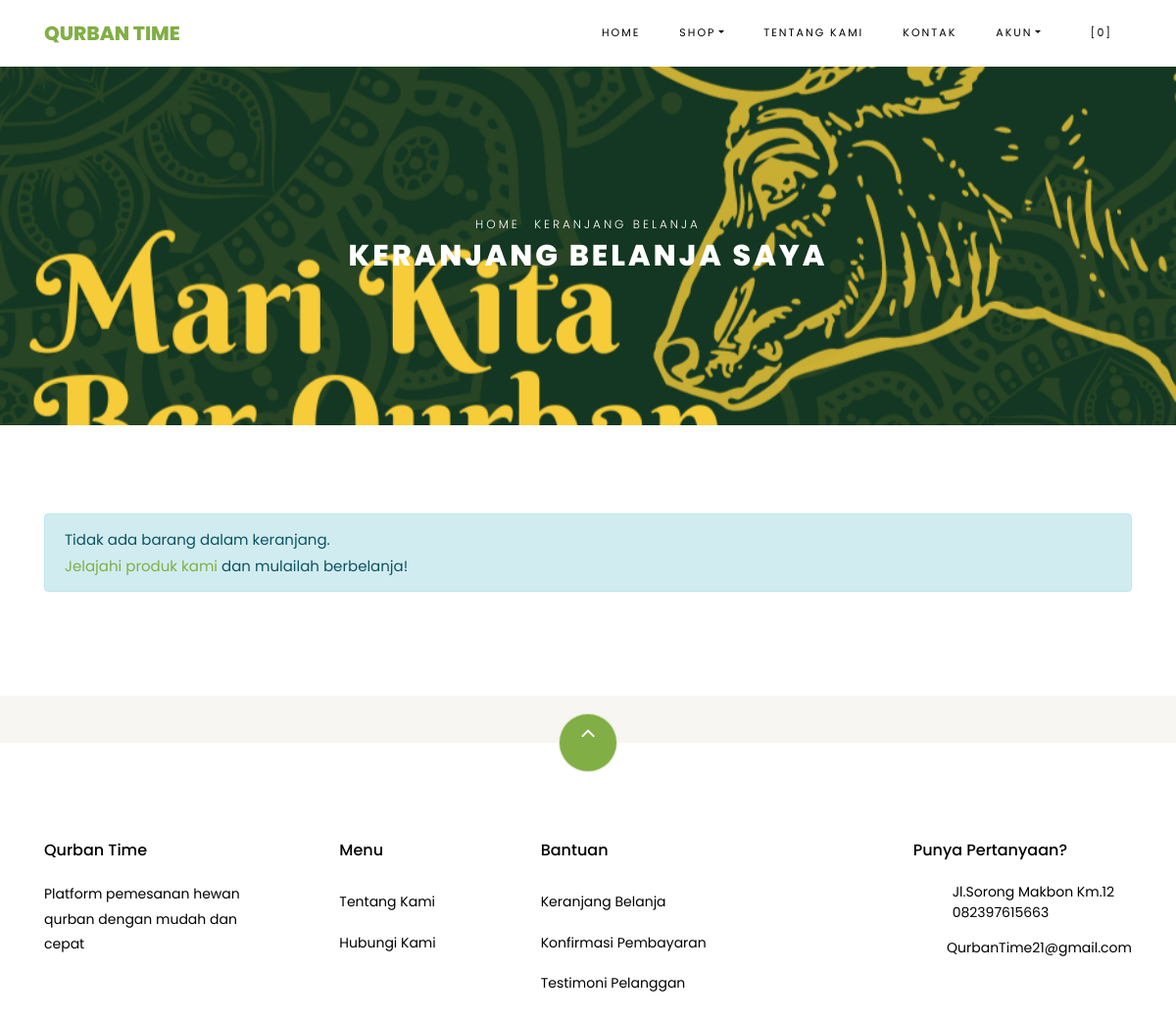
The app's page /index.php/shop/cart with its own data.
### tables this page shows
CREATE TABLE `settings` (
  `id` int(10) NOT NULL,
  `key` varchar(255) NOT NULL,
  `content` text NOT NULL
);

### application/helpers/themes_helper.php (called while the page is built, shortened)
<?php
if ( ! function_exists('get_theme_name'))
{
    function get_theme_name() {
        $current_theme = get_settings('current_theme_name');
        return ($current_theme) ? $current_theme : false;
    }
}
if ( ! function_exists('get_template_part'))
{
    function get_template_part($file_name = null, $params = array()) {
        if ($file_name !== '') {
            $current_theme = get_theme_name();
            if ( file_exists($file_location = VIEWPATH .'themes/'. $current_theme .'/'. $file_name .'.php')) {
                $CI =& get_instance();
                $CI->load->view('themes/'. $current_theme .'/'. $file_name, $params);
            }
            else {
                echo '<div>Kesalahan: berkas tema <b>'. $file_name .'.php</b> tidak ditemukan.<br>Lokasi berkas: <b>'. $file_location .'</b></div>';
            }
        }
    }
}
if ( ! function_exists('get_header'))
{
    function get_header($params = null, $section = '', $current_section = '') {
        $load_params = array();
        if ( is_null($params)) {
            $load_params['title'] = get_settings('site_name');
        }
        else if ( is_string($params)) {
            $load_params['title'] = $params;
        }
        $load_params['sidebar_section'] = $section;
        $load_params['current_section'] = $current_section;
        get_template_part('header', $load_params);
    }
}
if ( ! function_exists('get_footer'))
{
    function get_footer($params = array()) {
        get_template_part('footer', $params);
    }
}
if ( ! function_exists('get_theme_uri'))
{
    function get_theme_uri($file_name = null, $theme_name = NULL)
    {
        $theme_name = ($theme_name == NULL) ? get_theme_name() : $theme_name;
        return is_null($file_name) ? base_url('assets/themes/'. $theme_name .'/') : base_url('assets/themes/'. $theme_name .'/'. $file_name) ;
    }
}

### application/controllers/Shop.php (called while the page is built, shortened)
<?php
class Shop extends CI_Controller {
    public function cart()
    {
        $cart['carts'] = $this->cart->contents();
        $cart['total_cart'] = $this->cart->total();
        $ongkir = ($cart['total_cart'] >= get_settings('min_shop_to_free_shipping_cost')) ? 0 : get_settings('shipping_cost');
        $cart['total_price'] = $cart['total_cart'] + $ongkir;
        get_header('Keranjang Belanja');
        get_template_part('shop/cart', $cart);
        get_footer();
    }
}

### index.php (called while the page is built, shortened)
<?php
require_once BASEPATH . 'core/CodeIgniter.php';

### application/helpers/global_helper.php (called while the page is built, shortened)
<?php
if (!function_exists('get_settings')) {
    function get_settings($key = '')
    {
        $CI = &get_instance();
        $row = $CI->db
            ->select('content')
            ->where('key', $key)
            ->get('settings')
            ->row();
        return $row->content;
    }
}
if (!function_exists('get_store_name')) {
    function get_store_name()
    {
        return get_settings('store_name');
    }
}

### application/helpers/session_helper.php (called while the page is built, shortened)
<?php
if (!function_exists('init')) {
    function init()
    {
        $CI = &get_instance();
        return $CI;
    }
}
if (!function_exists('session_data')) {
    function session_data()
    {
        $CI = init();
        $read_session_in_cookie = get_cookie('__ACTIVE_SESSION_DATA');
        $read_session_in_session = $CI->session->userdata('__ACTIVE_SESSION_DATA');
        if ($read_session_in_cookie) {
            $read_data = $CI->encryption->decrypt($read_session_in_cookie);
            $read_data = json_decode($read_data);
            return $read_data;
        } else if ($read_session_in_session) {
            $read_data = $CI->encryption->decrypt($read_session_in_session);
            $read_data = json_decode($read_data);
            return $read_data;
        } else {
            $default_session = new stdClass();
            $default_session->is_login = FALSE;
            $default_session->user_id = 0;
            $default_session->login_at = 0;
            $default_session->remember_me = FALSE;
            return $default_session;
        }
    }
}

### application/views/themes/qurbans/shop/cart.php (the view, shortened to what this page needs)
<div class="hero-wrap hero-bread" style="background-image: url('<?php echo get_theme_uri('images/bg_1.png'); ?>');">
    <div class="container">
      <div class="row no-gutters slider-text align-items-center justify-content-center">
        <div class="col-md-9 ftco-animate text-center">
            <p class="breadcrumbs"><span class="mr-2"><?php echo anchor(base_url(), 'Home'); ?></span> <span>Keranjang Belanja</span></p>
          <h1 class="mb-0 bread">Keranjang Belanja Saya</h1>
        </div>
      </div>
    </div>
  </div>
  <section class="ftco-section ftco-Keranjang Belanja">
          <div class="container">
          <?php if ( count($carts) > 0) : ?>
            <form action="<?php echo site_url('shop/checkout'); ?>" method="POST">
              <div class="row">
              <div class="col-md-12 ftco-animate">
                  <div class="cart-list">
                      <table class="table">
                          <thead class="thead-primary">
                            <tr class="text-center">
                              <th>&nbsp;</th>
                              <th>&nbsp;</th>
                              <th>Produk</th>
                              <th>Harga</th>
                              <th>Kuantitas</th>
                              <th>Sub Total</th>
                            </tr>
                          </thead>
                          <tbody>
                              <?php foreach ($carts as $item) : ?>
                            <tr class="text-center cart-<?php echo $item['rowid']; ?>">
                              <td class="product-remove"><a href="#" class="remove-item" data-rowid="<?php echo $item['rowid']; ?>"><span class="ion-ios-close"></span></a></td>
                              <td class="image-prod"><div class="img img-fluid rounded" style="background-image:url(<?php echo get_product_image($item['id']); ?>);"></div></td>
                              <td class="product-name">
                                  <h3><?php echo $item['name']; ?></h3>
                              </td>
                              <td class="price">Rp <?php echo format_rupiah($item['price']); ?></td>
                              <td class="quantity">
                                  <div class="input-group mb-3">
                                   <input type="text" name="quantity[<?php echo $item['rowid']; ?>]" class="quantity form-control input-number" value="<?php echo $item['qty']; ?>" min="1" max="100">
                                </div>
                            </td>
                              <td class="total">Rp <?php echo format_rupiah($item['subtotal']); ?></td>
                            </tr>
                              <?php endforeach; ?>
                          </tbody>
                        </table>
                    </div>
              </div>
          </div>
          <div class="row justify-content-end">
              <div class="col-lg-4 mt-5 cart-wrap ftco-animate">
                  <div class="cart-total mb-3">
                      <h3>Kode Kupon</h3>
                      <p>Punya kode kupon? Gunakan kupon kamu untuk mendapatkan potongan harga menarik</p>
                <div class="form-group">
                    <label for="code">Kode:</label>
                  <input id="code" name="coupon_code" type="text" class="form-control text-left px-3" placeholder="">
                </div>
                  </div>
              </div>
              <div class="col-lg-4 mt-5 cart-wrap ftco-animate">
                  <div class="cart-total mb-3">
                      <h3>Rincian Keranjang</h3>
                      <p class="d-flex">
                          <span>Subtotal</span>
                          <span class="n-subtotal font-weight-bold">Rp <?php echo format_rupiah($total_cart); ?></span>
                      </p>
                      <p class="d-flex">
                          <span>Biaya pengiriman</span>
                          <?php if ( $total_cart >= get_settings('min_shop_to_free_shipping_cost')) : ?>
                          <span class="n-ongkir font-weight-bold">Gratis</span>
                          <?php else : ?>
                            <span class="n-ongkir font-weight-bold">Rp <?php echo format_rupiah(get_settings('shipping_cost')); ?></span>
                          <?php endif; ?>
                      </p>
                      <hr>
                      <p class="d-flex total-price">
                          <span>Total</span>
                          <span class="n-total font-weight-bold">Rp <?php echo format_rupiah($total_price); ?></span>
                      </p>
                  </div>
                  <p><button type="submit" class="btn btn-primary py-3 px-4">Checkout</button></p>
              </div>
          </div>
          </form>
          <?php else : ?>
            <div class="row">
              <div class="col-md-12 ftco-animate">
                <div class="alert alert-info">Tidak ada barang dalam keranjang.<br><?php echo anchor(base_url(), 'Jelajahi produk kami'); ?> dan mulailah berbelanja!</div>
              </div>
            </div>
          <?php endif; ?>
          </div>
      </section>

### application/views/themes/qurbans/header.php (shortened to what this page needs)
?><!DOCTYPE html>
<html lang="en">
  <head>
    <link rel="stylesheet" href="<?php echo get_theme_uri('css/open-iconic-bootstrap.min.css'); ?>">
    <link rel="stylesheet" href="<?php echo get_theme_uri('css/animate.css'); ?>">
    <link rel="stylesheet" href="<?php echo get_theme_uri('css/owl.carousel.min.css'); ?>">
    <link rel="stylesheet" href="<?php echo get_theme_uri('css/owl.theme.default.min.css'); ?>">
    <link rel="stylesheet" href="<?php echo get_theme_uri('css/magnific-popup.css'); ?>">
    <link rel="stylesheet" href="<?php echo get_theme_uri('css/aos.css'); ?>">
	<link rel="stylesheet" href="<?php echo get_theme_uri('css/ionicons.min.css'); ?>">
	<link rel="stylesheet" href="<?php echo get_theme_uri('js/plugins/@fortawesome/fontawesome-free/css/all.min.css', 'argon'); ?>">
    <link rel="stylesheet" href="<?php echo get_theme_uri('css/bootstrap-datepicker.css'); ?>">
    <link rel="stylesheet" href="<?php echo get_theme_uri('css/jquery.timepicker.css'); ?>">
    <link rel="stylesheet" href="<?php echo get_theme_uri('css/flaticon.css'); ?>">
    <link rel="stylesheet" href="<?php echo get_theme_uri('css/icomoon.css'); ?>">
	<link rel="stylesheet" href="<?php echo get_theme_uri('css/style.css'); ?>">
	<link rel="stylesheet" href="<?php echo base_url('assets/plugins/toastr/toastr.min.css'); ?>">
  </head>
    <nav class="navbar navbar-expand-lg navbar-dark ftco_navbar bg-dark ftco-navbar-light" id="ftco-navbar">
	    <div class="container">
	      <a class="navbar-brand" href="<?php echo base_url(); ?>"><?php echo get_store_name(); ?></a>
	      <div class="collapse navbar-collapse" id="ftco-nav">
	        <ul class="navbar-nav ml-auto">
	          <li class="nav-item active"><a href="<?php echo base_url(); ?>" class="nav-link">Home</a></li>
	          <li class="nav-item dropdown">
              <a class="nav-link dropdown-toggle" href="#" id="dropdown04" data-toggle="dropdown" aria-haspopup="true" aria-expanded="false">Shop</a>
            </li>
	          <li class="nav-item"><a href="<?php echo site_url('pages/about'); ?>" class="nav-link">Tentang Kami</a></li>
              <li class="nav-item"><a href="<?php echo site_url('pages/contact'); ?>" class="nav-link">Kontak</a></li>
              <li class="nav-item dropdown">
              <a class="nav-link dropdown-toggle" href="#" id="dropdown05" data-toggle="dropdown" aria-haspopup="true" aria-expanded="false">Akun</a>
            </li>
	          <li class="nav-item cta cta-colored"><a href="<?php echo site_url('shop/cart'); ?>" class="nav-link"><span class="icon-shopping_cart"></span>[<span class="cart-item-total">0</span>]</a></li>
	        </ul>
	      </div>
	    </div>
	  </nav>

### application/views/themes/qurbans/footer.php (shortened to what this page needs)
<section class="ftco-section ftco-no-pt ftco-no-pb py-5 bg-light">
    <div class="container py-4">
    </div>
  </section>
  <footer class="ftco-footer ftco-section">
    <div class="container">
        <div class="row">
            <div class="mouse">
                      <a href="#" class="mouse-icon">
                          <div class="mouse-wheel"><span class="ion-ios-arrow-up"></span></div>
                      </a>
                  </div>
        </div>
      <div class="row mb-5">
        <div class="col-md">
          <div class="ftco-footer-widget mb-4">
            <h2 class="ftco-heading-2"><?php echo get_store_name(); ?></h2>
            <p><?php echo get_settings('store_description'); ?></p>
          </div>
        </div>
        <div class="col-md">
          <div class="ftco-footer-widget mb-4 ml-md-5">
            <h2 class="ftco-heading-2">Menu</Menu></h2>
            <ul class="list-unstyled">
              <li><a href="<?php echo site_url('pages/about'); ?>" class="py-2 d-block">Tentang Kami</a></li>
              <li><a href="<?php echo site_url('pages/contact'); ?>" class="py-2 d-block">Hubungi Kami</a></li>
            </ul>
          </div>
        </div>
        <div class="col-md-4">
           <div class="ftco-footer-widget mb-4">
            <h2 class="ftco-heading-2">Bantuan</h2>
            <div class="d-flex">
                <ul class="list-unstyled mr-l-5 pr-l-3 mr-4">
                  <li><a href="<?php echo site_url('shop/cart'); ?>" class="py-2 d-block">Keranjang Belanja</a></li>
                  <li><a href="<?php echo site_url('customer/payments/confirm'); ?>" class="py-2 d-block">Konfirmasi Pembayaran</a></li>
                  <li><a href="<?php echo site_url('pages/about'); ?>" class="py-2 d-block">Testimoni Pelanggan</a></li>
                </ul>
              </div>
          </div>
        </div>
        <div class="col-md">
          <div class="ftco-footer-widget mb-4">
              <h2 class="ftco-heading-2">Punya Pertanyaan?</h2>
              <div class="block-23 mb-3">
                <ul>
                  <li><span class="icon icon-map-marker"></span><span class="text"><?php echo get_settings('store_address'); ?></span></a></li>
                  <li><a href="#"><span class="icon icon-phone"></span><span class="text"><?php echo get_settings('store_phone_number'); ?></span></a></li>
                  <li><a href="#"><span class="icon icon-envelope"></span><span class="text"><?php echo get_settings('store_email'); ?></span></a></li>
                </ul>
              </div>
          </div>
        </div>
      </div>
  </footer>
</body>
</html>

### assets/themes/qurbans/css/icomoon.css (style rules this page uses)
[class^="icon-"], [class*=" icon-"] { font-family: 'icomoon' !important; speak: none; font-style: normal; font-weight: normal; font-variant: normal; text-transform: none; line-height: 1; -webkit-font-smoothing: antialiased; -moz-osx-font-smoothing: grayscale; }
.icon-map-marker:before { content: "\f041"; }
.icon-phone:before { content: "\f095"; }
.icon-envelope:before { content: "\f0e0"; }
.icon-shopping_cart:before { content: "\e8cc"; }

### records on screen
settings: content "QURBAN TIME", content "Qurban Time"
settings: content (picture)
settings: content "Platform pemesanan hewan qurban dengan mudah dan cepat"
settings: content "Jl.Sorong Makbon Km.12"
settings: content "082397615663"
settings: content "QurbanTime21@gmail.com"

### other values on screen
anchor(base_url(), 'Home') "HOME"
anchor(base_url(), 'Jelajahi produk kami') "Jelajahi produk kami"
